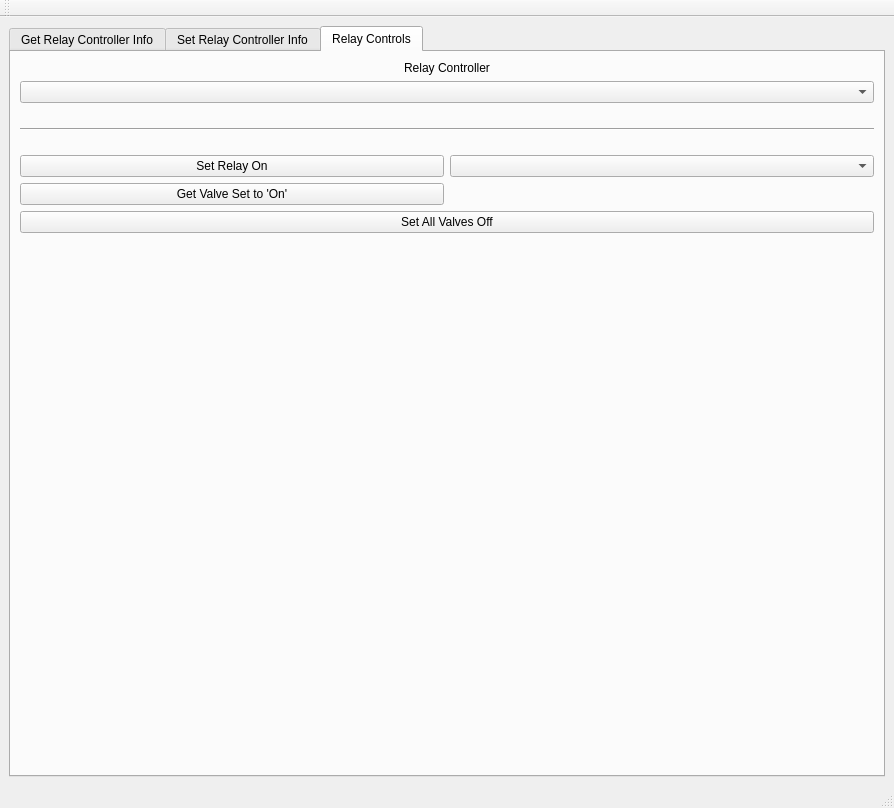
<?xml version="1.0" encoding="UTF-8"?>
<ui version="4.0">
 <class>MainWindow</class>
 <widget class="QMainWindow" name="MainWindow">
  <property name="enabled">
   <bool>true</bool>
  </property>
  <property name="geometry">
   <rect>
    <x>0</x>
    <y>0</y>
    <width>894</width>
    <height>808</height>
   </rect>
  </property>
  <property name="sizePolicy">
   <sizepolicy hsizetype="Preferred" vsizetype="Fixed">
    <horstretch>0</horstretch>
    <verstretch>0</verstretch>
   </sizepolicy>
  </property>
  <property name="windowTitle">
   <string>Arduino Relay Controller GUI v0.1.0</string>
  </property>
  <widget class="QWidget" name="centralwidget">
   <layout class="QHBoxLayout" name="horizontalLayout_4">
    <item>
     <widget class="QTabWidget" name="tabWidget">
      <property name="currentIndex">
       <number>2</number>
      </property>
      <widget class="QWidget" name="getInfoTab">
       <attribute name="title">
        <string>Get Relay Controller Info</string>
       </attribute>
       <layout class="QVBoxLayout" name="verticalLayout_2">
        <item>
         <widget class="QPushButton" name="getInfoPushButton">
          <property name="text">
           <string>Get Info</string>
          </property>
         </widget>
        </item>
        <item>
         <widget class="Line" name="line_11">
          <property name="minimumSize">
           <size>
            <width>0</width>
            <height>20</height>
           </size>
          </property>
          <property name="orientation">
           <enum>Qt::Horizontal</enum>
          </property>
         </widget>
        </item>
        <item>
         <layout class="QHBoxLayout" name="horizontalLayout_3">
          <item>
           <widget class="QLabel" name="deviceCountLabel">
            <property name="maximumSize">
             <size>
              <width>16777215</width>
              <height>20</height>
             </size>
            </property>
            <property name="text">
             <string>Relay Controller Count:</string>
            </property>
            <property name="alignment">
             <set>Qt::AlignCenter</set>
            </property>
           </widget>
          </item>
         </layout>
        </item>
        <item>
         <widget class="Line" name="line_12">
          <property name="orientation">
           <enum>Qt::Horizontal</enum>
          </property>
         </widget>
        </item>
        <item>
         <layout class="QHBoxLayout" name="horizontalLayout_2">
          <item>
           <widget class="QLabel" name="deviceLabel_0">
            <property name="maximumSize">
             <size>
              <width>16777215</width>
              <height>20</height>
             </size>
            </property>
            <property name="text">
             <string>Relay Controller 0</string>
            </property>
            <property name="alignment">
             <set>Qt::AlignCenter</set>
            </property>
           </widget>
          </item>
          <item>
           <widget class="QLabel" name="deviceLabel_1">
            <property name="maximumSize">
             <size>
              <width>16777215</width>
              <height>20</height>
             </size>
            </property>
            <property name="text">
             <string>Relay Controller 1</string>
            </property>
            <property name="alignment">
             <set>Qt::AlignCenter</set>
            </property>
           </widget>
          </item>
          <item>
           <widget class="QLabel" name="deviceLabel_2">
            <property name="maximumSize">
             <size>
              <width>16777215</width>
              <height>20</height>
             </size>
            </property>
            <property name="text">
             <string>Relay Controller 2</string>
            </property>
            <property name="alignment">
             <set>Qt::AlignCenter</set>
            </property>
           </widget>
          </item>
          <item>
           <widget class="QLabel" name="deviceLabel_3">
            <property name="maximumSize">
             <size>
              <width>16777215</width>
              <height>20</height>
             </size>
            </property>
            <property name="text">
             <string>Relay Controller 3</string>
            </property>
            <property name="alignment">
             <set>Qt::AlignCenter</set>
            </property>
           </widget>
          </item>
         </layout>
        </item>
        <item>
         <widget class="Line" name="line_13">
          <property name="orientation">
           <enum>Qt::Horizontal</enum>
          </property>
         </widget>
        </item>
        <item>
         <layout class="QHBoxLayout" name="horizontalLayout">
          <item>
           <widget class="QLabel" name="infoLabel_0">
            <property name="text">
             <string/>
            </property>
            <property name="scaledContents">
             <bool>true</bool>
            </property>
            <property name="alignment">
             <set>Qt::AlignLeading|Qt::AlignLeft|Qt::AlignTop</set>
            </property>
            <property name="wordWrap">
             <bool>true</bool>
            </property>
           </widget>
          </item>
          <item>
           <widget class="Line" name="line_6">
            <property name="orientation">
             <enum>Qt::Vertical</enum>
            </property>
           </widget>
          </item>
          <item>
           <widget class="QLabel" name="infoLabel_1">
            <property name="text">
             <string/>
            </property>
            <property name="alignment">
             <set>Qt::AlignLeading|Qt::AlignLeft|Qt::AlignTop</set>
            </property>
           </widget>
          </item>
          <item>
           <widget class="Line" name="line_8">
            <property name="orientation">
             <enum>Qt::Vertical</enum>
            </property>
           </widget>
          </item>
          <item>
           <widget class="QLabel" name="infoLabel_2">
            <property name="text">
             <string/>
            </property>
            <property name="alignment">
             <set>Qt::AlignLeading|Qt::AlignLeft|Qt::AlignTop</set>
            </property>
           </widget>
          </item>
          <item>
           <widget class="Line" name="line_10">
            <property name="orientation">
             <enum>Qt::Vertical</enum>
            </property>
           </widget>
          </item>
          <item>
           <widget class="QLabel" name="infoLabel_3">
            <property name="text">
             <string/>
            </property>
            <property name="alignment">
             <set>Qt::AlignLeading|Qt::AlignLeft|Qt::AlignTop</set>
            </property>
           </widget>
          </item>
         </layout>
        </item>
       </layout>
      </widget>
      <widget class="QWidget" name="setInfoTab">
       <attribute name="title">
        <string>Set Relay Controller Info</string>
       </attribute>
       <layout class="QVBoxLayout" name="verticalLayout_5">
        <item>
         <widget class="QLabel" name="deviceInfoLabel">
          <property name="text">
           <string>Relay Controller</string>
          </property>
          <property name="alignment">
           <set>Qt::AlignBottom|Qt::AlignHCenter</set>
          </property>
         </widget>
        </item>
        <item>
         <widget class="QComboBox" name="infoDeviceComboBox"/>
        </item>
        <item>
         <widget class="Line" name="line">
          <property name="sizePolicy">
           <sizepolicy hsizetype="Minimum" vsizetype="Fixed">
            <horstretch>0</horstretch>
            <verstretch>0</verstretch>
           </sizepolicy>
          </property>
          <property name="minimumSize">
           <size>
            <width>0</width>
            <height>40</height>
           </size>
          </property>
          <property name="font">
           <font>
            <pointsize>20</pointsize>
           </font>
          </property>
          <property name="orientation">
           <enum>Qt::Horizontal</enum>
          </property>
         </widget>
        </item>
        <item>
         <layout class="QGridLayout" name="gridLayout_6">
          <item row="0" column="0">
           <widget class="QPushButton" name="setSerialNumberPushButton">
            <property name="text">
             <string>Set Relay Controller Serial Number</string>
            </property>
           </widget>
          </item>
          <item row="1" column="0">
           <widget class="QPushButton" name="getSerialNumberPushButton">
            <property name="text">
             <string>Get Relay Controller Serial Number</string>
            </property>
           </widget>
          </item>
          <item row="0" column="1">
           <widget class="QSpinBox" name="serialNumberSpinBox">
            <property name="maximum">
             <number>255</number>
            </property>
           </widget>
          </item>
          <item row="1" column="1">
           <widget class="QLabel" name="serialNumberLabel">
            <property name="text">
             <string/>
            </property>
           </widget>
          </item>
         </layout>
        </item>
        <item>
         <widget class="Line" name="line_2">
          <property name="minimumSize">
           <size>
            <width>0</width>
            <height>20</height>
           </size>
          </property>
          <property name="orientation">
           <enum>Qt::Horizontal</enum>
          </property>
         </widget>
        </item>
        <item>
         <layout class="QGridLayout" name="gridLayout_7">
          <item row="0" column="1">
           <widget class="QLineEdit" name="nameLineEdit"/>
          </item>
          <item row="0" column="0">
           <widget class="QPushButton" name="setNamePushButton">
            <property name="text">
             <string>Set Relay Controller Name</string>
            </property>
           </widget>
          </item>
          <item row="1" column="0">
           <widget class="QPushButton" name="getNamePushButton">
            <property name="text">
             <string>Get Relay Controller Name</string>
            </property>
           </widget>
          </item>
          <item row="1" column="1">
           <widget class="QLabel" name="nameLabel">
            <property name="text">
             <string/>
            </property>
           </widget>
          </item>
         </layout>
        </item>
        <item>
         <spacer name="verticalSpacer_5">
          <property name="orientation">
           <enum>Qt::Vertical</enum>
          </property>
          <property name="sizeHint" stdset="0">
           <size>
            <width>20</width>
            <height>40</height>
           </size>
          </property>
         </spacer>
        </item>
       </layout>
      </widget>
      <widget class="QWidget" name="relayControlTab">
       <attribute name="title">
        <string>Relay Controls</string>
       </attribute>
       <layout class="QVBoxLayout" name="verticalLayout_8">
        <item>
         <layout class="QVBoxLayout" name="verticalLayout">
          <item>
           <layout class="QGridLayout" name="gridLayout">
            <item row="1" column="0">
             <widget class="QComboBox" name="relayDeviceComboBox">
              <property name="editable">
               <bool>false</bool>
              </property>
             </widget>
            </item>
            <item row="0" column="0">
             <widget class="QLabel" name="relayDeviceLabel">
              <property name="text">
               <string>Relay Controller</string>
              </property>
              <property name="alignment">
               <set>Qt::AlignCenter</set>
              </property>
             </widget>
            </item>
           </layout>
          </item>
         </layout>
        </item>
        <item>
         <widget class="Line" name="line_3">
          <property name="minimumSize">
           <size>
            <width>0</width>
            <height>40</height>
           </size>
          </property>
          <property name="orientation">
           <enum>Qt::Horizontal</enum>
          </property>
         </widget>
        </item>
        <item>
         <layout class="QGridLayout" name="gridLayout_3">
          <item row="5" column="0">
           <widget class="QPushButton" name="getValveOnPushButton">
            <property name="text">
             <string>Get Valve Set to 'On'</string>
            </property>
           </widget>
          </item>
          <item row="5" column="1">
           <widget class="QLabel" name="valveOnLabel">
            <property name="text">
             <string/>
            </property>
           </widget>
          </item>
          <item row="4" column="1">
           <widget class="QComboBox" name="relayComboBox"/>
          </item>
          <item row="4" column="0">
           <widget class="QPushButton" name="setRelayOnPushButton">
            <property name="text">
             <string>Set Relay On</string>
            </property>
           </widget>
          </item>
         </layout>
        </item>
        <item>
         <widget class="QPushButton" name="setValvesOffPushButton">
          <property name="text">
           <string>Set All Valves Off</string>
          </property>
         </widget>
        </item>
        <item>
         <spacer name="verticalSpacer">
          <property name="orientation">
           <enum>Qt::Vertical</enum>
          </property>
          <property name="sizeHint" stdset="0">
           <size>
            <width>20</width>
            <height>40</height>
           </size>
          </property>
         </spacer>
        </item>
       </layout>
      </widget>
     </widget>
    </item>
   </layout>
  </widget>
  <widget class="QStatusBar" name="statusbar"/>
  <widget class="QToolBar" name="toolBar">
   <property name="windowTitle">
    <string>toolBar</string>
   </property>
   <attribute name="toolBarArea">
    <enum>TopToolBarArea</enum>
   </attribute>
   <attribute name="toolBarBreak">
    <bool>false</bool>
   </attribute>
  </widget>
  <action name="actionLicense">
   <property name="text">
    <string>License</string>
   </property>
  </action>
  <action name="actionE_xit">
   <property name="text">
    <string>E&amp;xit</string>
   </property>
  </action>
  <action name="actionUsage">
   <property name="text">
    <string>Usage</string>
   </property>
  </action>
 </widget>
 <resources/>
 <connections/>
</ui>
